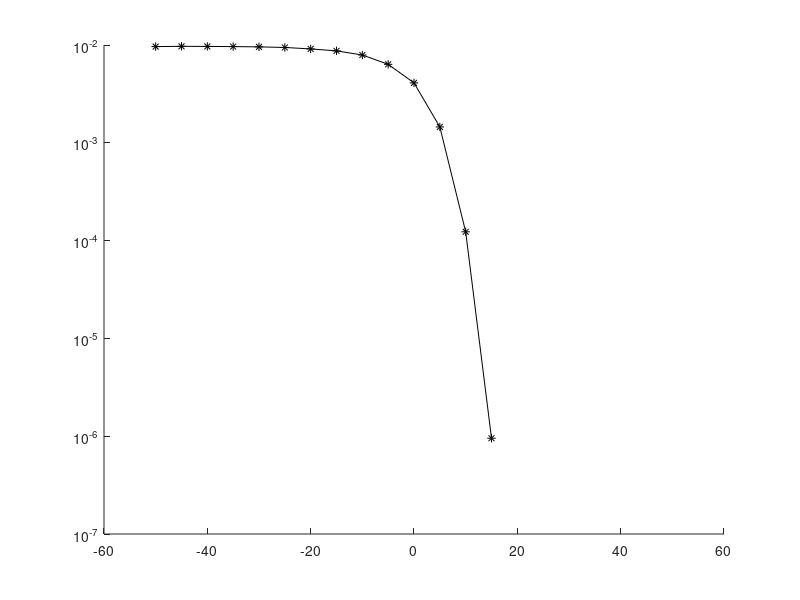
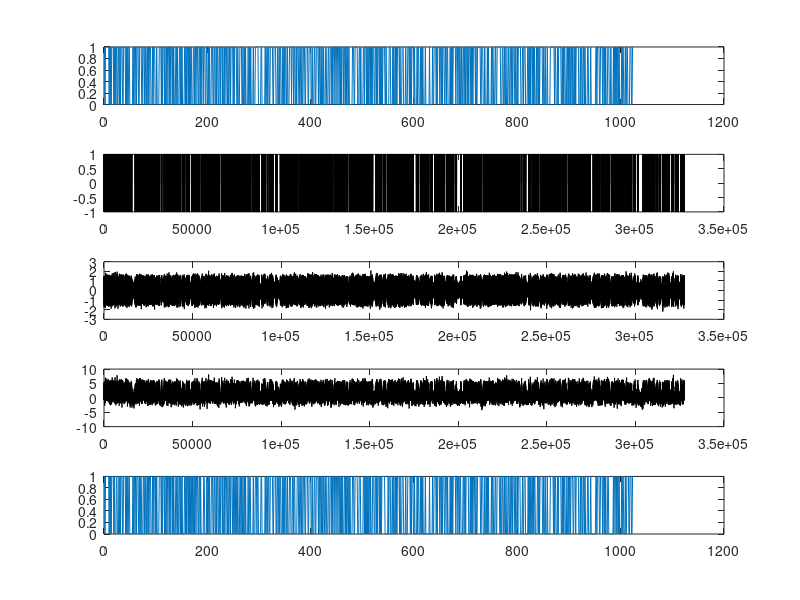

MATLAB code for these plots, in order:
clear all; 
clear workspace;

% Given number of bits
nBits = 1024;
% Given carrier frequency
carrierFrequency = 10000; 
% Sampled at 16 times the frequency
samplingFrequency = 32 * carrierFrequency;
% Given data rate
dataRate = 1000;

% Generate the random signal
Signal = randi([0 1],1,nBits);
% Max timestamp
totalTime = nBits/dataRate;
% Calculate the time instances
samplingPeriod = 1/samplingFrequency;
nSteps = totalTime/samplingPeriod;
t = 0:samplingPeriod:totalTime;

% Define the 2 carrier functions
carrier1 = cos(2*pi*carrierFrequency*t);
carrier0 = cos(pi*carrierFrequency*t);

% Thresholds for the 6th order butterworth filter
[b,a] = butter(6,0.2);

% Find the transmitted signal
transmittedSignal = zeros([1 nSteps]);
count = 0;
timePerBit = 1/dataRate;
noOfSamplesPerBit = timePerBit / samplingPeriod;
for bit = Signal
    for i = 1:noOfSamplesPerBit
        count = count+1;
        transmittedSignal(count) = bit;
    end
end
transmittedSignal(count + 1) = transmittedSignal(count);

% Find the modulated signal
FSKmodulated1 = carrier1 .* (transmittedSignal == 1);
FSKmodulated2 = carrier0 .* (transmittedSignal == -1);
modulatedSig = FSKmodulated1 + FSKmodulated2;
sigPower = rms(modulatedSig)^2;

index = 0;
SNRvalues = -50:5:50;
meanBitError = zeros([1 length(SNRvalues)]);
for SNR = SNRvalues
    index = index+1;
    bitErrorRate = zeros([1 nBits]);
    % Calculate noise power from SNR
    noisePower = sigPower/(10^(SNR/10));

    % Run the experiment for each sample 20 times
    for sample = 1:20
        % Generate the noise
        Noise = randn(1,length(modulatedSig));
        Noise = sqrt(noisePower) .* Noise;
        
        % Find the transmitted signal after noise
        transmittedFSK = modulatedSig+Noise;

        %Coherent demodulation of FSK
        BFSK_demod1 = transmittedFSK*2.* carrier1;
        BFSK1_filter = filtfilt(b,a,BFSK_demod1);
        BFSK_demod0 = transmittedFSK*2 .* carrier0;
        BFSK0_filter = filtfilt(b,a,BFSK_demod0);
        BFSK_demod = BFSK_demod1 -BFSK_demod0 ;

        count = 0;
        result = zeros([1 nBits]);
        % sampling
        for i = 20:noOfSamplesPerBit:length(BFSK_demod)
            count = count+1;
            result(count) = BFSK_demod(i);
        end

        % Applying threshold logic
        for i = 1:length(result)
            if result(i) >= 0.5
                result(i) = 1;
            else
                result(i) = 0;
            end
        end

        % Calculating error
        bitErrorRate(sample) = mean(result ~= Signal);
    end
    meanBitError(index) = mean(bitErrorRate);

    % Variable Plots
    if (SNR == 5)
        plotFSK = modulatedSig;
        plotFSKTransmit = transmittedFSK;
        plotLPfilterFSK = BFSK_demod;
        plotfinalResultFSK = result;
    end
end
% 

figure(1)
%semilogy (SNRvalues, theoreticalError,'r', 'linewidth', 1.5);
hold on
semilogy(SNRvalues, meanBitError,'k-*');
hold off

figure(2);
subplot(5,1,1);title('Data Generated: ');plot(Signal);
subplot(5,1,2);title('Step - Modulation (FSK): ');plot(plotFSK,'k');
subplot(5,1,3);title('Signal Recieved: ');plot(plotFSKTransmit, 'k')
subplot(5,1,4);title('Step - Demodulation (FSK): ');plot(plotLPfilterFSK, 'k');
subplot(5,1,5);title('Decoded: ');plot(plotfinalResultFSK);
